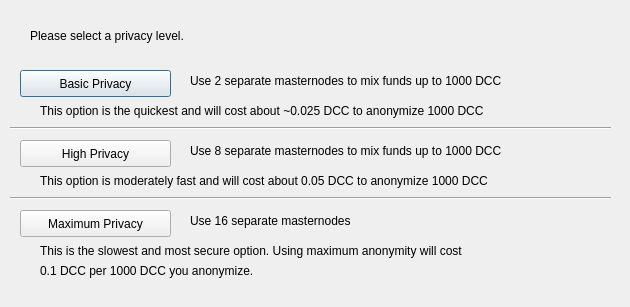
<?xml version="1.0" encoding="UTF-8"?>
<ui version="4.0">
 <class>DarksendConfig</class>
 <widget class="QDialog" name="DarksendConfig">
  <property name="geometry">
   <rect>
    <x>0</x>
    <y>0</y>
    <width>630</width>
    <height>307</height>
   </rect>
  </property>
  <property name="windowTitle">
   <string>Configure Darksend</string>
  </property>
  <widget class="QPushButton" name="buttonBasic">
   <property name="geometry">
    <rect>
     <x>20</x>
     <y>70</y>
     <width>151</width>
     <height>27</height>
    </rect>
   </property>
   <property name="text">
    <string>Basic Privacy</string>
   </property>
  </widget>
  <widget class="QPushButton" name="buttonHigh">
   <property name="geometry">
    <rect>
     <x>20</x>
     <y>140</y>
     <width>151</width>
     <height>27</height>
    </rect>
   </property>
   <property name="text">
    <string>High Privacy</string>
   </property>
  </widget>
  <widget class="QPushButton" name="buttonMax">
   <property name="geometry">
    <rect>
     <x>20</x>
     <y>210</y>
     <width>151</width>
     <height>27</height>
    </rect>
   </property>
   <property name="text">
    <string>Maximum Privacy</string>
   </property>
  </widget>
  <widget class="QLabel" name="label">
   <property name="geometry">
    <rect>
     <x>30</x>
     <y>20</y>
     <width>571</width>
     <height>31</height>
    </rect>
   </property>
   <property name="text">
    <string>Please select a privacy level.</string>
   </property>
  </widget>
  <widget class="QLabel" name="label_2">
   <property name="geometry">
    <rect>
     <x>190</x>
     <y>70</y>
     <width>421</width>
     <height>21</height>
    </rect>
   </property>
   <property name="text">
    <string>Use 2 separate masternodes to mix funds up to 1000 DCC</string>
   </property>
  </widget>
  <widget class="QLabel" name="label_3">
   <property name="geometry">
    <rect>
     <x>190</x>
     <y>140</y>
     <width>411</width>
     <height>21</height>
    </rect>
   </property>
   <property name="text">
    <string>Use 8 separate masternodes to mix funds up to 1000 DCC</string>
   </property>
  </widget>
  <widget class="QLabel" name="label_4">
   <property name="geometry">
    <rect>
     <x>190</x>
     <y>210</y>
     <width>421</width>
     <height>21</height>
    </rect>
   </property>
   <property name="text">
    <string>Use 16 separate masternodes</string>
   </property>
  </widget>
  <widget class="QLabel" name="label_6">
   <property name="geometry">
    <rect>
     <x>40</x>
     <y>100</y>
     <width>561</width>
     <height>21</height>
    </rect>
   </property>
   <property name="text">
    <string>This option is the quickest and will cost about ~0.025 DCC to anonymize 1000 DCC</string>
   </property>
  </widget>
  <widget class="QLabel" name="label_7">
   <property name="geometry">
    <rect>
     <x>40</x>
     <y>170</y>
     <width>561</width>
     <height>21</height>
    </rect>
   </property>
   <property name="text">
    <string>This option is moderately fast and will cost about 0.05 DCC to anonymize 1000 DCC</string>
   </property>
  </widget>
  <widget class="QLabel" name="label_8">
   <property name="geometry">
    <rect>
     <x>40</x>
     <y>240</y>
     <width>561</width>
     <height>21</height>
    </rect>
   </property>
   <property name="text">
    <string>This is the slowest and most secure option. Using maximum anonymity will cost</string>
   </property>
  </widget>
  <widget class="QLabel" name="label_9">
   <property name="geometry">
    <rect>
     <x>40</x>
     <y>260</y>
     <width>561</width>
     <height>21</height>
    </rect>
   </property>
   <property name="text">
    <string>0.1 DCC per 1000 DCC you anonymize.</string>
   </property>
  </widget>
  <widget class="Line" name="line">
   <property name="geometry">
    <rect>
     <x>10</x>
     <y>120</y>
     <width>601</width>
     <height>16</height>
    </rect>
   </property>
   <property name="orientation">
    <enum>Qt::Horizontal</enum>
   </property>
  </widget>
  <widget class="Line" name="line_2">
   <property name="geometry">
    <rect>
     <x>10</x>
     <y>190</y>
     <width>601</width>
     <height>16</height>
    </rect>
   </property>
   <property name="orientation">
    <enum>Qt::Horizontal</enum>
   </property>
  </widget>
 </widget>
 <resources/>
 <connections/>
</ui>
